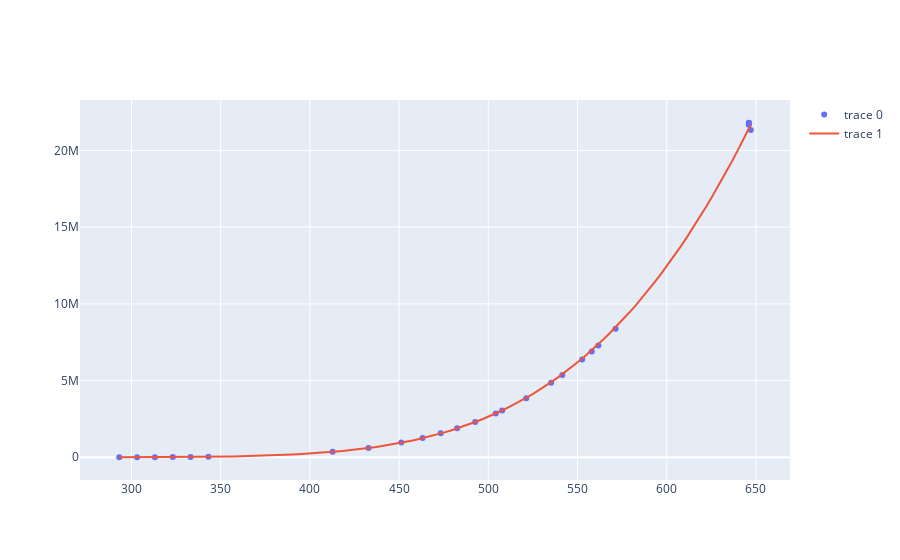

Here is the notebook cell this chart was saved with:
### Code cell
x_plot=np.linspace(T_exp.min(), T_exp.max(), 100)
fig = make_subplots()
fig.add_scatter(x=T_exp, y=Pvap_exp, mode='markers')
fig.add_scatter(x=x_plot, y=10**(A-B/(x_plot+C)), mode='lines')
fig
